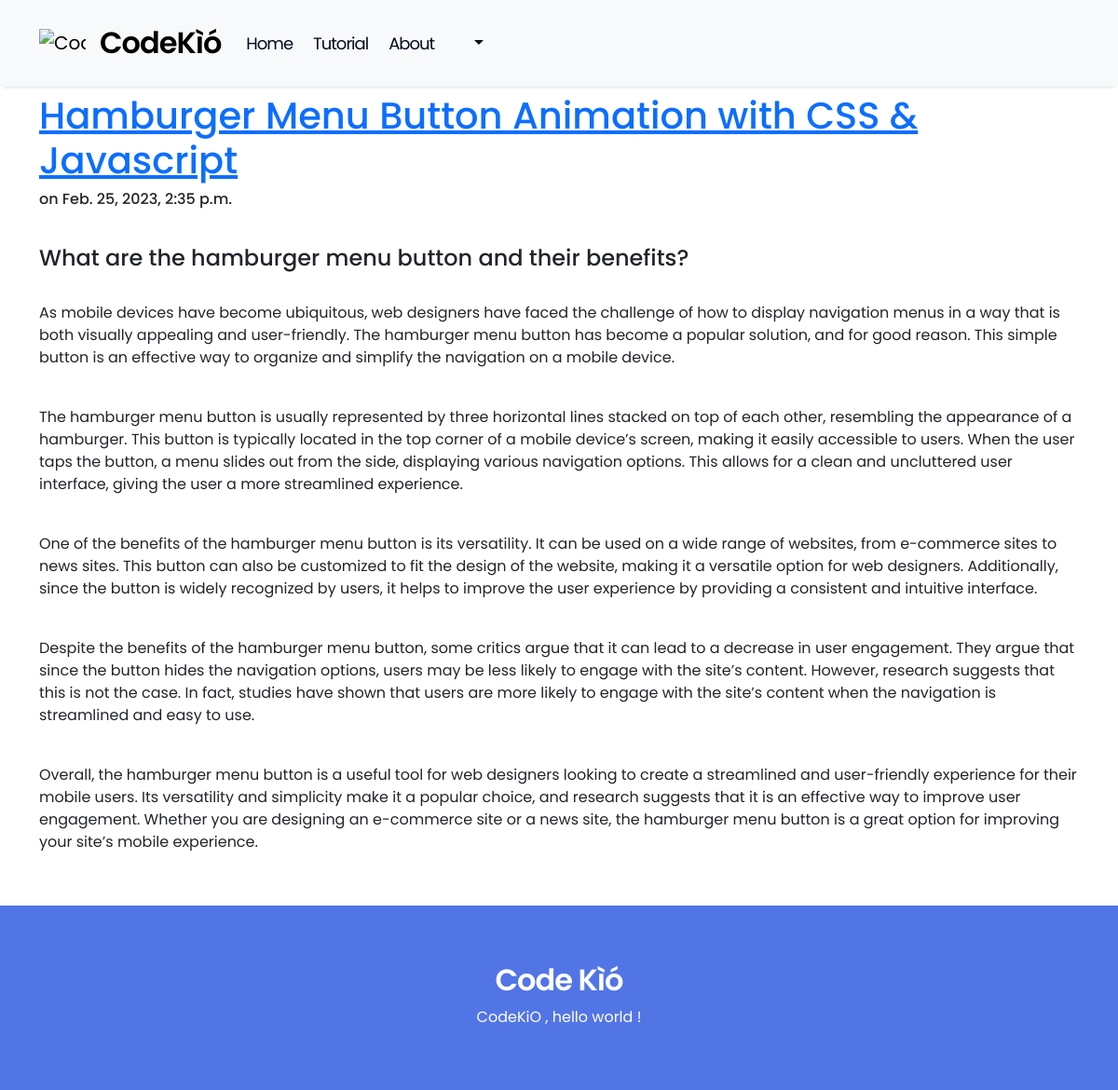
The page /blogs/hamburger-menu-button-animation-with-css-javascript on the database its author committed.
### blogs/models.py (models this page shows, shortened)
class Post(models.Model):
    title = models.CharField(max_length=100)
    slug = models.SlugField(max_length=255, unique=True, blank=True)
    categories = models.ForeignKey(Categories, on_delete=models.CASCADE, null=True)
    body = HTMLField()
    images = models.ImageField(null=True, blank=True, upload_to='blogs/uploads/%Y/%m/%d/')
    status = models.CharField(max_length=1, choices=STATUS_CHOICES)
    date = models.DateTimeField(auto_now_add=True)
    user = models.ForeignKey(User, on_delete=models.CASCADE, null=True, related_name='posts')

### blogs/views.py (the view)
# urls.py: path('<slug:slug>', views.post, name='post'),
def post(request, slug):
    post = Post.objects.get(slug=slug)
    try:
        post = Post.objects.get(slug=slug)
    except Post.DoesNotExist:
        raise Http404("Bài viết không tồn tại")
    return render(request, 'blogs/post.html', {'post': post})

### blogs/templates/blogs/post.html (shortened to what this page needs)
{% extends "pages/index.html" %}
{% block class__body %}class="post-detail post-{{post.id}}"{% endblock %}
{% block content %}
<div class="post__container">
    <div class="container">
        <div class="row">
            <div class="col-md-12">
                <div class="post__main">
                    <h1 class="title"><a href="{% url 'blogs:post' post.slug %}">{{post.title}}</a></h1>
                    <h6 class="date">on {{post.date}}</h6>
                    <div class="post__content--box">
                        {{post.body|safe|linebreaks}}
                    </div>
                </div>
            </div>
        </div>
    </div>
</div>
{% endblock %}

### rows shown on the page
Post: title "Hamburger Menu Button Animation with CSS & Javascript", date "Feb. 25, 2023, 2:35 p.m.", body "What are the hamburger menu button and their benefits? As mobile devices have become ubiquitous, web designers have faced the challenge of how to display navigation menus in a way that is both visually appealing and user-friendly. The hamburger menu button has become a popular solution, and for good reason. This simple button is an effective way to organize and simplify the navigation on a mobile device. The hamburger menu button is usually represented by three horizontal lines stacked on top of each other, resembling the appearance of a hamburger. This button is typically located in the top corner of a mobile device’s screen, making it easily accessible to users. When the user taps the…"
